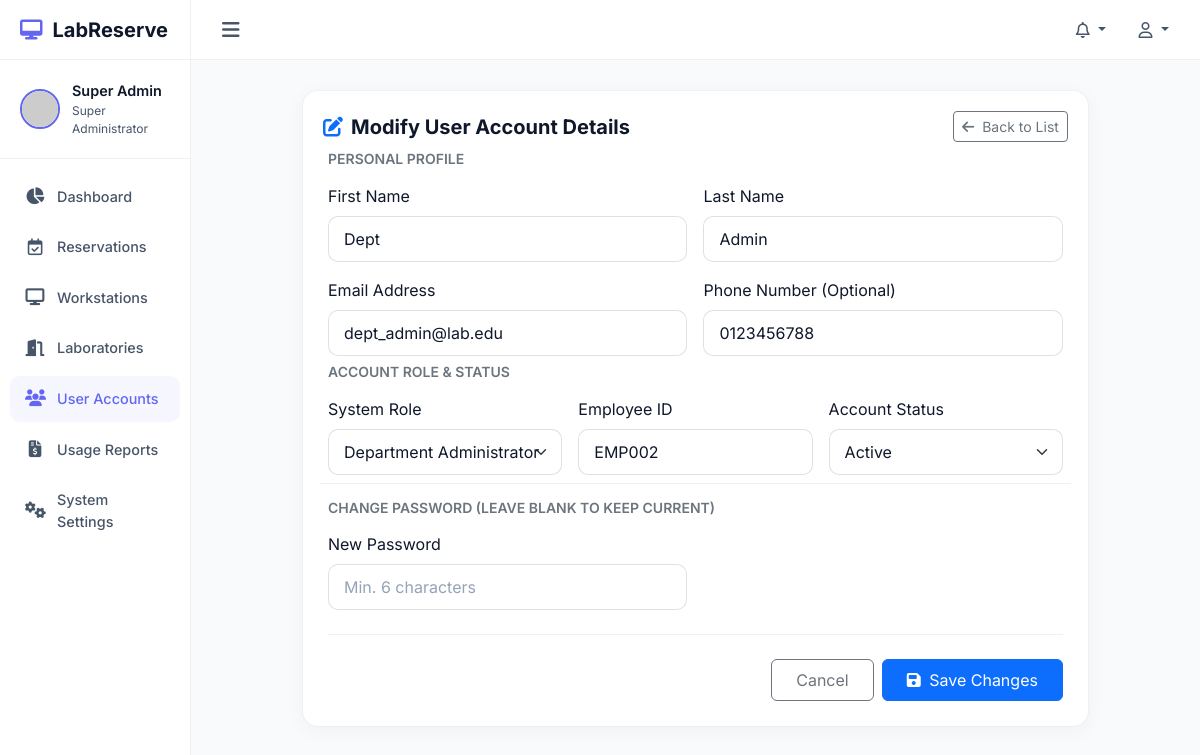
Screenshot of /users/edit/2 (signed in) with the database file from the repository.
### tables this page shows
CREATE TABLE `users` (
    `id` INT AUTO_INCREMENT PRIMARY KEY,
    `student_id` VARCHAR(50) NULL UNIQUE,
    `employee_id` VARCHAR(50) NULL UNIQUE,
    `first_name` VARCHAR(100) NOT NULL,
    `last_name` VARCHAR(100) NOT NULL,
    `email` VARCHAR(150) NOT NULL UNIQUE,
    `phone_number` VARCHAR(20) NULL,
    `password_hash` VARCHAR(255) NOT NULL,
    `role_id` INT NOT NULL,
    `status` ENUM('active', 'inactive', 'suspended') DEFAULT 'active',
    `remember_token` VARCHAR(255) NULL,
    `reset_token` VARCHAR(255) NULL,
    `reset_token_expires_at` DATETIME NULL,
    `created_at` TIMESTAMP DEFAULT CURRENT_TIMESTAMP,
    `updated_at` TIMESTAMP DEFAULT CURRENT_TIMESTAMP ON UPDATE CURRENT_TIMESTAMP,
    FOREIGN KEY (`role_id`) REFERENCES `roles` (`id`),
    INDEX `idx_user_email` (`email`),
    INDEX `idx_user_role` (`role_id`)
);

CREATE TABLE `roles` (
    `id` INT AUTO_INCREMENT PRIMARY KEY,
    `name` VARCHAR(50) NOT NULL UNIQUE,
    `description` VARCHAR(255) NULL,
    `created_at` TIMESTAMP DEFAULT CURRENT_TIMESTAMP,
    `updated_at` TIMESTAMP DEFAULT CURRENT_TIMESTAMP ON UPDATE CURRENT_TIMESTAMP
);

### views/users/edit.php (the view, shortened to what the rows shown need)
<div class="row justify-content-center">
    <div class="col-lg-10">
        <div class="card mb-4">
            <div class="card-header border-0 pb-0">
                <h5 class="fw-bold m-0"><i class="fa-solid fa-pen-to-square text-primary me-2"></i>Modify User Account Details</h5>
                <a href="/users" class="btn btn-outline-secondary btn-sm"><i class="fa-solid fa-arrow-left me-1"></i> Back to List</a>
            </div>
            <div class="card-body">
                <?php $errors = session()->getFlash('errors', []); ?>
                <form action="/users/update/<?= $targetUser['id'] ?>" method="POST">
                    <div class="row g-3 mb-4">
                        <h6 class="text-secondary small text-uppercase fw-semibold m-0">Personal Profile</h6>
                        <div class="col-md-6">
                            <label for="first_name" class="form-label">First Name</label>
                            <input type="text" class="form-control <?= isset($errors['first_name']) ? 'is-invalid' : '' ?>" id="first_name" name="first_name" value="<?= esc($targetUser['first_name']) ?>" required>
                        </div>
                        <div class="col-md-6">
                            <label for="last_name" class="form-label">Last Name</label>
                            <input type="text" class="form-control <?= isset($errors['last_name']) ? 'is-invalid' : '' ?>" id="last_name" name="last_name" value="<?= esc($targetUser['last_name']) ?>" required>
                        </div>
                        <div class="col-md-6">
                            <label for="email" class="form-label">Email Address</label>
                            <input type="email" class="form-control <?= isset($errors['email']) ? 'is-invalid' : '' ?>" id="email" name="email" value="<?= esc($targetUser['email']) ?>" required>
                        </div>
                        <div class="col-md-6">
                            <label for="phone_number" class="form-label">Phone Number (Optional)</label>
                            <input type="text" class="form-control" id="phone_number" name="phone_number" value="<?= esc($targetUser['phone_number']) ?>">
                        </div>
                    </div>
                    <div class="row g-3 mb-4">
                        <h6 class="text-secondary small text-uppercase fw-semibold m-0">Account Role & Status</h6>
                        <div class="col-md-4">
                            <label for="role_id" class="form-label">System Role</label>
                            <select class="form-select <?= isset($errors['role_id']) ? 'is-invalid' : '' ?>" id="role_id" name="role_id" required>
                                <?php foreach ($roles as $r): ?>
                                    <option value="<?= $r['id'] ?>" <?= $targetUser['role_id'] == $r['id'] ? 'selected' : '' ?>><?= esc($r['name']) ?></option>
                                <?php endforeach; ?>
                            </select>
                        </div>
                        <div class="col-md-4" id="employee-id-wrapper" style="display: none;">
                            <label for="employee_id" class="form-label">Employee ID</label>
                            <input type="text" class="form-control <?= isset($errors['employee_id']) ? 'is-invalid' : '' ?>" id="employee_id" name="employee_id" value="<?= esc($targetUser['employee_id']) ?>">
                        </div>
                        <div class="col-md-4">
                            <label for="status" class="form-label">Account Status</label>
                            <select class="form-select" id="status" name="status">
                                <option value="active" <?= $targetUser['status'] === 'active' ? 'selected' : '' ?>>Active</option>
                            </select>
                        </div>
                    </div>
                    <div class="row g-3 mb-4 border-top border-secondary border-opacity-10 pt-3">
                        <h6 class="text-secondary small text-uppercase fw-semibold m-0">Change Password (Leave blank to keep current)</h6>
                        <div class="col-md-6">
                            <label for="password" class="form-label">New Password</label>
                            <input type="password" class="form-control" id="password" name="password" placeholder="Min. 6 characters">
                        </div>
                    </div>
                    <div class="d-flex justify-content-end gap-2 border-top border-secondary border-opacity-10 pt-4">
                        <a href="/users" class="btn btn-outline-secondary px-4 py-2">Cancel</a>
                        <button type="submit" class="btn btn-primary px-4 py-2"><i class="fa-solid fa-save me-1"></i> Save Changes</button>
                    </div>
                </form>
            </div>
        </div>
    </div>
</div>

### app/Core/Router.php (shortened to what the rows shown need)
<?php
class Router {
    protected array $routes = [];
    public function add(string $method, string $path, array|callable $handler, array $middlewares = []): void {
        $pattern = preg_replace('/\{[a-zA-Z0-9_]+\}/', '([^/]+)', $path);
        $pattern = '#^' . trim($pattern, '/') . '$#';
        $this->routes[] = [
            'method'      => strtoupper($method),
            'pattern'     => $pattern,
            'handler'     => $handler,
            'middlewares' => $middlewares,
            'original'    => $path
        ];
    }
    public function resolve(Request $request): void {
        $path = trim($request->getPath(), '/');
        $method = $request->getMethod();
        foreach ($this->routes as $route) {
            if ($route['method'] === $method && preg_match($route['pattern'], $path, $matches)) {
                array_shift($matches);
                $handler = $route['handler'];
                if (is_array($handler)) {
                    [$controllerClass, $action] = $handler;
                    if (class_exists($controllerClass)) {
                        $controller = new $controllerClass();
                        if (method_exists($controller, $action)) {
                            call_user_func_array([$controller, $action], array_merge([$request], $matches));
                            return;
                        }
                    }
                }
                return;
            }
        }
    }
}

### views/layouts/main.php (shortened to what the rows shown need)
<?php
$currentUser = auth();
$roleName = $currentUser['role_name'] ?? '';
?>
<!DOCTYPE html>
<html lang="en">
<head>
    <link href="https://cdn.jsdelivr.net/npm/bootstrap@5.3.0/dist/css/bootstrap.min.css" rel="stylesheet">
    <link href="https://cdnjs.cloudflare.com/ajax/libs/font-awesome/6.4.0/css/all.min.css" rel="stylesheet">
    <link href="https://cdn.datatables.net/1.13.4/css/dataTables.bootstrap5.min.css" rel="stylesheet">
    <link href="https://cdn.jsdelivr.net/npm/select2@4.1.0-rc.0/dist/css/select2.min.css" rel="stylesheet">
    <link href="https://cdn.jsdelivr.net/npm/fullcalendar@6.1.8/index.global.min.css" rel="stylesheet">
</head>
<body>
    <div id="wrapper">
        <aside id="sidebar">
            <a href="/dashboard" class="sidebar-brand">
                <i class="fa-solid fa-desktop"></i>
                <span>LabReserve</span>
            </a>
            <div class="sidebar-user">
                <img src="https://ui-avatars.com/api/?name=<?= urlencode($currentUser['first_name'] . ' ' . $currentUser['last_name']) ?>&background=6366f1&color=fff&bold=true" alt="Avatar">
                <div>
                    <div class="user-name"><?= esc($currentUser['first_name'] . ' ' . $currentUser['last_name']) ?></div>
                    <div class="user-role"><?= esc($roleName) ?></div>
                </div>
            </div>
            <ul class="sidebar-menu">
                <li class="sidebar-item" id="menu-dashboard">
                    <a href="/dashboard" class="sidebar-link">
                        <i class="fa-solid fa-chart-pie"></i>
                        <span>Dashboard</span>
                    </a>
                </li>
                <li class="sidebar-item" id="menu-reservations">
                    <a href="/reservations" class="sidebar-link">
                        <i class="fa-regular fa-calendar-check"></i>
                        <span>Reservations</span>
                    </a>
                </li>
                <?php if ($roleName === 'Super Administrator' || $roleName === 'Department Administrator' || $roleName === 'Staff'): ?>
                    <li class="sidebar-item" id="menu-computers">
                        <a href="/computers" class="sidebar-link">
                            <i class="fa-solid fa-display"></i>
                            <span>Workstations</span>
                        </a>
                    </li>
                    <li class="sidebar-item" id="menu-laboratories">
                        <a href="/laboratories" class="sidebar-link">
                            <i class="fa-solid fa-door-open"></i>
                            <span>Laboratories</span>
                        </a>
                    </li>
                    <li class="sidebar-item" id="menu-users">
                        <a href="/users" class="sidebar-link">
                            <i class="fa-solid fa-users"></i>
                            <span>User Accounts</span>
                        </a>
                    </li>
                    <li class="sidebar-item" id="menu-reports">
                        <a href="/reports" class="sidebar-link">
                            <i class="fa-solid fa-file-invoice-dollar"></i>
                            <span>Usage Reports</span>
                        </a>
                    </li>
                    <li class="sidebar-item" id="menu-settings">
                        <a href="/settings" class="sidebar-link">
                            <i class="fa-solid fa-gears"></i>
                            <span>System Settings</span>
                        </a>
                    </li>
                <?php endif; ?>
            </ul>
        </aside>
        <div id="content-wrapper">
            <header class="top-navbar">
                <button class="toggle-btn" id="sidebar-toggle">
                    <i class="fa-solid fa-bars"></i>
                </button>
                <div class="navbar-actions">
                    <div class="dropdown">
                        <button class="nav-dropdown-btn dropdown-toggle no-caret" data-bs-toggle="dropdown">
                            <i class="fa-regular fa-bell"></i>
                        </button>
                    </div>
                    <div class="dropdown">
                        <button class="nav-dropdown-btn dropdown-toggle no-caret" data-bs-toggle="dropdown">
                            <i class="fa-regular fa-user"></i>
                        </button>
                    </div>
                </div>
            </header>
            <main class="main-content">
                <?= $content ?>
            </main>
        </div>
    </div>
</body>
</html>

### rows the page displays
users: last_name "Super Admin", first_name "Dept", last_name "Admin", email "dept_admin@lab.edu", phone_number "0123456788", role_id "Department Administrator", employee_id "EMP002", status "Active"
